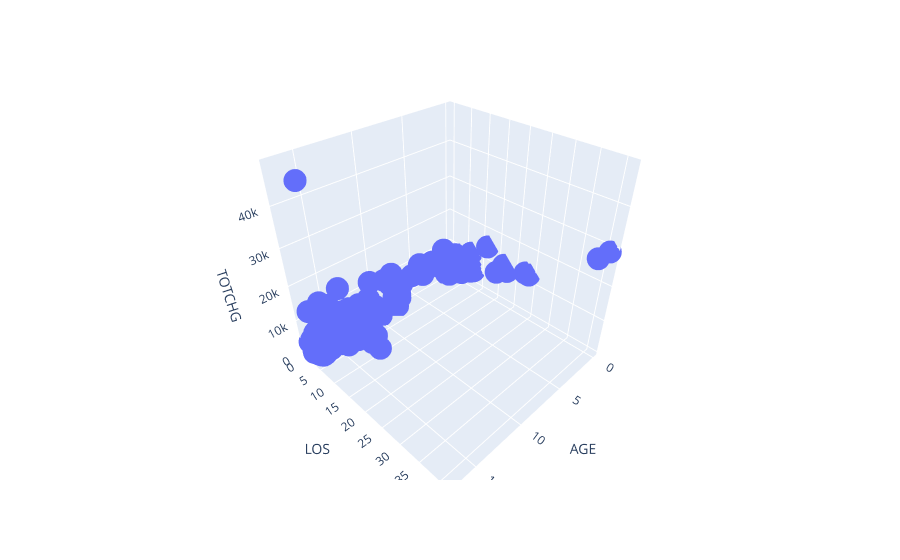

This figure's notebook cell:
### Code cell


### Figure 1 — Plotly figure (JSON) as saved in the notebook; plotly's stock layout.template omitted (floating-point values rounded to 4 significant figures; data arrays with more than 128 entries replaced by an {"elided": "..."} marker saying what was removed)
{"data": [{"hovertemplate": "AGE=%{x}<br>LOS=%{y}<br>TOTCHG=%{z}<extra></extra>", "legendgroup": "", "marker": {"color": "#636efa", "symbol": "circle"}, "mode": "markers", "name": "", "scene": "scene", "showlegend": false, "type": "scatter3d", "x": {"elided": "500 int values"}, "y": {"elided": "500 int values"}, "z": {"elided": "500 int values"}}], "layout": {"legend": {"tracegroupgap": 0}, "margin": {"t": 60}, "scene": {"domain": {"x": [0, 1], "y": [0, 1]}, "xaxis": {"title": {"text": "AGE"}}, "yaxis": {"title": {"text": "LOS"}}, "zaxis": {"title": {"text": "TOTCHG"}}}}}
